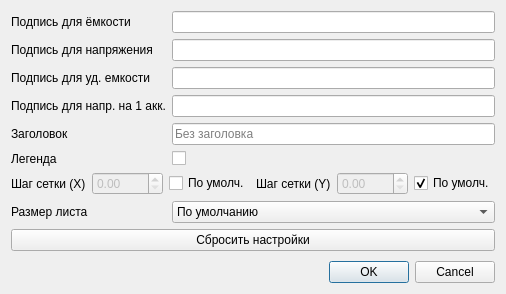
<?xml version="1.0" encoding="UTF-8"?>
<ui version="4.0">
 <class>GraphParams</class>
 <widget class="QDialog" name="GraphParams">
  <property name="geometry">
   <rect>
    <x>0</x>
    <y>0</y>
    <width>480</width>
    <height>294</height>
   </rect>
  </property>
  <property name="windowTitle">
   <string>Настройка графика</string>
  </property>
  <layout class="QVBoxLayout" name="verticalLayout">
   <item>
    <layout class="QFormLayout" name="formLayout">
     <item row="0" column="0">
      <widget class="QLabel" name="label">
       <property name="text">
        <string>Подпись для ёмкости</string>
       </property>
      </widget>
     </item>
     <item row="0" column="1">
      <widget class="QLineEdit" name="Qlabel_input"/>
     </item>
     <item row="1" column="0">
      <widget class="QLabel" name="label_2">
       <property name="text">
        <string>Подпись для напряжения</string>
       </property>
      </widget>
     </item>
     <item row="1" column="1">
      <widget class="QLineEdit" name="Vlabel_input"/>
     </item>
     <item row="4" column="0">
      <widget class="QLabel" name="label_3">
       <property name="text">
        <string>Заголовок</string>
       </property>
      </widget>
     </item>
     <item row="4" column="1">
      <widget class="QLineEdit" name="title_input">
       <property name="placeholderText">
        <string>Без заголовка</string>
       </property>
      </widget>
     </item>
     <item row="6" column="0" colspan="2">
      <layout class="QHBoxLayout" name="horizontalLayout">
       <item>
        <widget class="QLabel" name="label_4">
         <property name="text">
          <string>Шаг сетки (X)</string>
         </property>
        </widget>
       </item>
       <item>
        <widget class="QDoubleSpinBox" name="stepX_input">
         <property name="enabled">
          <bool>false</bool>
         </property>
         <property name="maximum">
          <double>9999.000000000000000</double>
         </property>
        </widget>
       </item>
       <item>
        <widget class="QCheckBox" name="stepX_checkBox">
         <property name="text">
          <string>По умолч.</string>
         </property>
        </widget>
       </item>
       <item>
        <widget class="QLabel" name="label_5">
         <property name="text">
          <string>Шаг сетки (Y)</string>
         </property>
        </widget>
       </item>
       <item>
        <widget class="QDoubleSpinBox" name="stepY_input">
         <property name="enabled">
          <bool>false</bool>
         </property>
         <property name="decimals">
          <number>2</number>
         </property>
         <property name="maximum">
          <double>9999.000000000000000</double>
         </property>
        </widget>
       </item>
       <item>
        <widget class="QCheckBox" name="stepY_checkBox">
         <property name="text">
          <string>По умолч.</string>
         </property>
         <property name="checked">
          <bool>true</bool>
         </property>
         <property name="tristate">
          <bool>false</bool>
         </property>
        </widget>
       </item>
      </layout>
     </item>
     <item row="7" column="0">
      <widget class="QLabel" name="label_6">
       <property name="text">
        <string>Размер листа</string>
       </property>
      </widget>
     </item>
     <item row="7" column="1">
      <widget class="QComboBox" name="size_comboBox">
       <item>
        <property name="text">
         <string>По умолчанию</string>
        </property>
       </item>
       <item>
        <property name="text">
         <string>А4 (книжн.)</string>
        </property>
       </item>
       <item>
        <property name="text">
         <string>А4 (альбомн.)</string>
        </property>
       </item>
      </widget>
     </item>
     <item row="8" column="0" colspan="2">
      <widget class="QPushButton" name="reset_button">
       <property name="text">
        <string>Сбросить настройки</string>
       </property>
      </widget>
     </item>
     <item row="2" column="0">
      <widget class="QLabel" name="label_7">
       <property name="text">
        <string>Подпись для уд. емкости</string>
       </property>
      </widget>
     </item>
     <item row="3" column="0">
      <widget class="QLabel" name="label_8">
       <property name="text">
        <string>Подпись для напр. на 1 акк.</string>
       </property>
      </widget>
     </item>
     <item row="2" column="1">
      <widget class="QLineEdit" name="Qmlabel_input"/>
     </item>
     <item row="3" column="1">
      <widget class="QLineEdit" name="Vcelllabel_input"/>
     </item>
     <item row="5" column="0">
      <widget class="QLabel" name="label_9">
       <property name="text">
        <string>Легенда</string>
       </property>
      </widget>
     </item>
     <item row="5" column="1">
      <widget class="QCheckBox" name="legend_checkBox">
       <property name="text">
        <string/>
       </property>
      </widget>
     </item>
    </layout>
   </item>
   <item>
    <widget class="QDialogButtonBox" name="buttonBox">
     <property name="orientation">
      <enum>Qt::Orientation::Horizontal</enum>
     </property>
     <property name="standardButtons">
      <set>QDialogButtonBox::StandardButton::Cancel|QDialogButtonBox::StandardButton::Ok</set>
     </property>
    </widget>
   </item>
  </layout>
 </widget>
 <resources/>
 <connections>
  <connection>
   <sender>buttonBox</sender>
   <signal>accepted()</signal>
   <receiver>GraphParams</receiver>
   <slot>accept()</slot>
   <hints>
    <hint type="sourcelabel">
     <x>248</x>
     <y>254</y>
    </hint>
    <hint type="destinationlabel">
     <x>157</x>
     <y>274</y>
    </hint>
   </hints>
  </connection>
  <connection>
   <sender>buttonBox</sender>
   <signal>rejected()</signal>
   <receiver>GraphParams</receiver>
   <slot>reject()</slot>
   <hints>
    <hint type="sourcelabel">
     <x>316</x>
     <y>260</y>
    </hint>
    <hint type="destinationlabel">
     <x>286</x>
     <y>274</y>
    </hint>
   </hints>
  </connection>
 </connections>
</ui>
